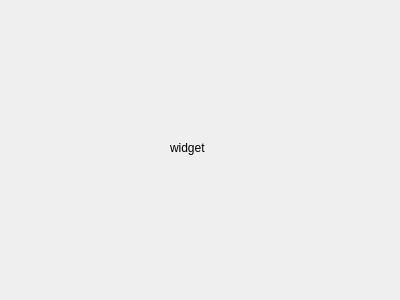
<?xml version="1.0" encoding="UTF-8"?>
<ui version="4.0">
 <class>Dashboard</class>
 <widget class="QWidget" name="Dashboard">
  <property name="geometry">
   <rect>
    <x>0</x>
    <y>0</y>
    <width>400</width>
    <height>300</height>
   </rect>
  </property>
  <property name="windowTitle">
   <string>Form</string>
  </property>
  <widget class="QLabel" name="label">
   <property name="geometry">
    <rect>
     <x>170</x>
     <y>140</y>
     <width>60</width>
     <height>16</height>
    </rect>
   </property>
   <property name="text">
    <string>widget</string>
   </property>
  </widget>
 </widget>
 <resources/>
 <connections/>
</ui>
